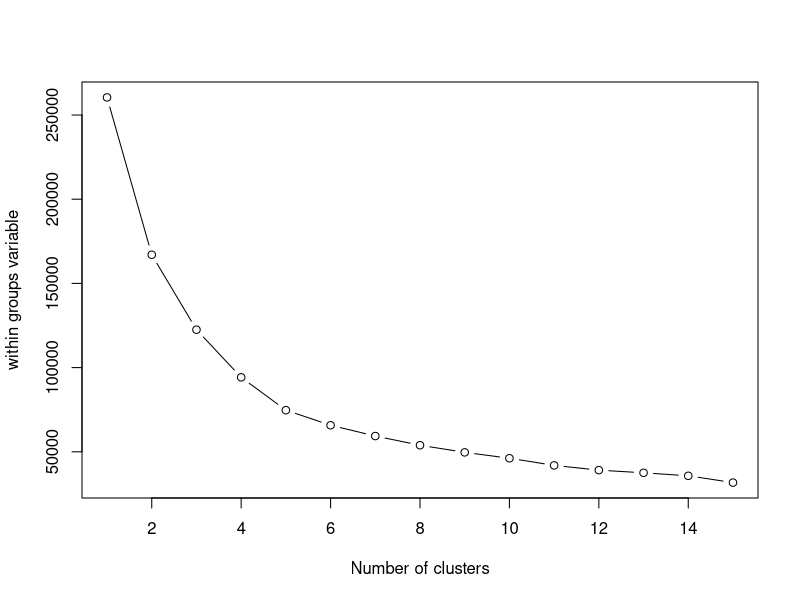
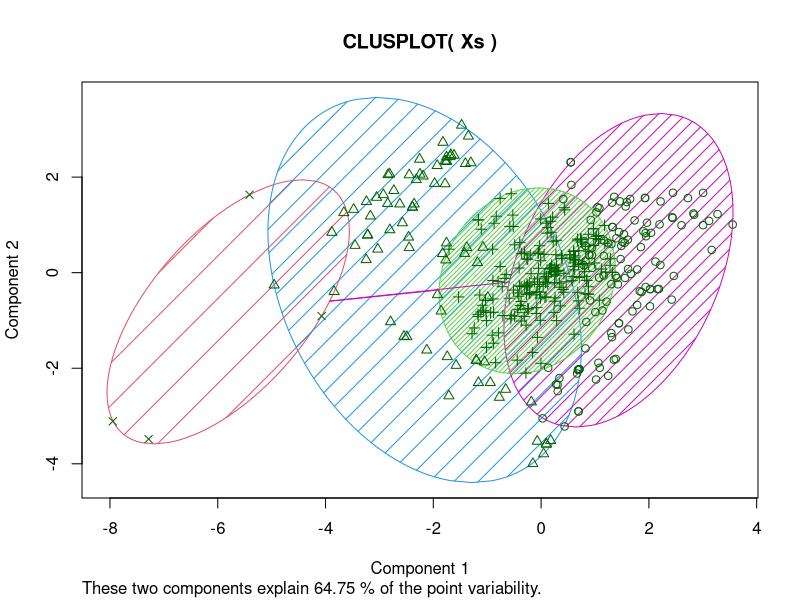

Reproduce these figures in R, in order.
#Clustering
#K-means

ab = read.csv("forestfires.csv")
a = ab[,c(3:8)]

str(a)
rownames(a)

complete.cases(a)
all(complete.cases(a))

# 2 standardize your data
Xs = scale(a)
Xs

# 3 Compute the "distance" between observation
dd = dist(Xs)
dd

# 4 K-means pick k
km=kmeans(dd,3) # 3 clusters (just for example)
km
km$cluster

#How many clusters should we use? 
#Use the following algorithm

ws = 0
for (i in 1:15) ws[i]=kmeans(dd,i,nstart = 50)$tot.withinss
plot(1:15,ws,type="b",xlab="Number of clusters",ylab="within groups variable")
#I see an elbow at 4!

km=kmeans(dd,4,nstart = 50)

library(cluster)
clusplot(Xs,km$cluster,color=T,shade=T,groups=ab$month)
